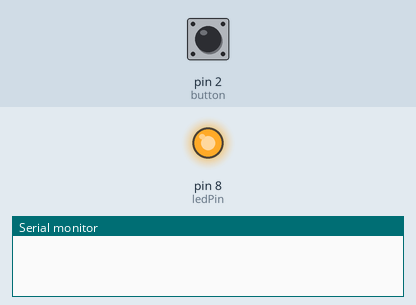
Bench run of a sketch on a simulated Arduino Uno, built with avr-gcc and run on an emulated ATmega328P. Shown: output pins drawn as LEDs (lit = HIGH), the last lines printed to the serial monitor. Inputs (shaded band) come from the test bench; at power-on: pin 2 (button) LOW.

Above: at 1.2 s.
1.3 s: pin 2 (button) pulled HIGH for 0.15 s
At 2.4 s:
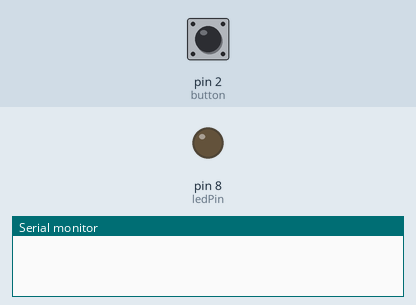
4.4 s: pin 2 (button) pulled HIGH for 1 s
At 7.5 s:
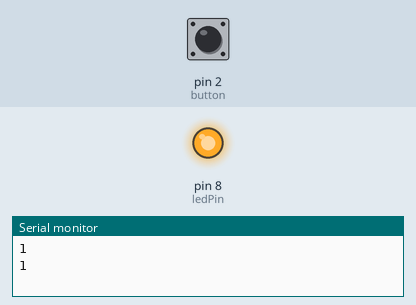
7.9 s: pin 2 (button) pulled HIGH for 3.2 s
At 8.6 s:
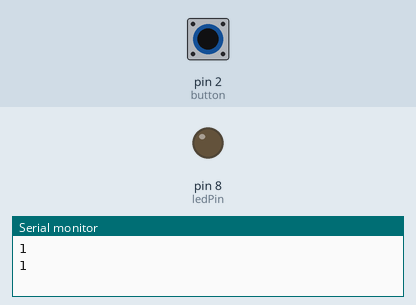
Timing chart, 0 to 13.4 s (numbered marks = the images above; inputs shaded):
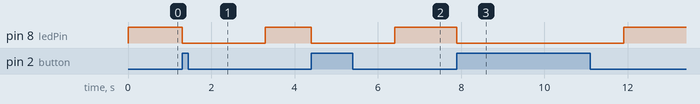

The sketch:

botao_teste.ino
```cpp
/* -- Teste de Botao --
Um teste bobo pra ver o funcionamento do botao.
Este este faz com que o Led apague por 2segundos quando
o botao for pressionado*/
int ledPin = 8;
int button = 2;

void setup(){
	Serial.begin(9600);
  pinMode(ledPin, OUTPUT);
  pinMode(button, INPUT);
}

void loop(){
  digitalWrite(ledPin, HIGH);
  int state = digitalRead(button);
  if (state == HIGH){
    digitalWrite(ledPin, LOW);
    delay(2000);
    Serial.println(state);
  }
}
```

Measured:
- after the input at 1.3 s, pin 8 (ledPin): HIGH → LOW at once, → HIGH 2.0 s later
- after the input at 4.4 s, pin 8 (ledPin): HIGH → LOW at once, → HIGH 2.0 s later
- after the input at 7.9 s, pin 8 (ledPin): HIGH → LOW at once, → HIGH 4.0 s later
